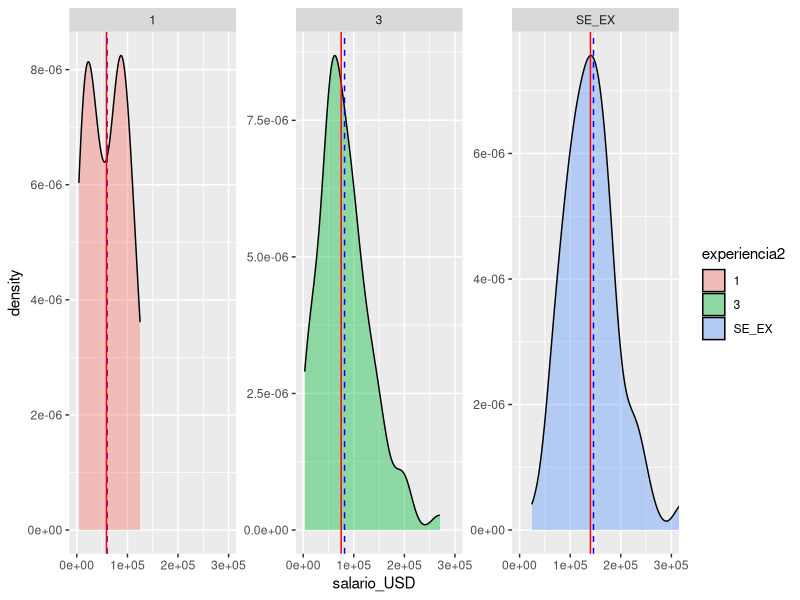

Write R code to recreate this figure.
# = = = = = = = = = = = = = = = = = = = = = =  
# EXERCÍCIO 02: Análise de dados: dados_salarios.csv
# Autor: Guilherme Ricci Machado Villela
# = = = = = = = = = = = = = = = = = = = = = =

library(dplyr)
library(ggplot2)

# 1. RETIRANDO A AMOSTRA
base = read.csv2("dados_salarios.csv", stringsAsFactors = TRUE)

set.seed(15032006)
base2 = base[sample(nrow(base), 220),]

# 2. salario_USD - MEDIA MEDIANA E PERCENTIL 
media <- mean(base2$salario_USD, na.rm = TRUE)
mediana <- median(base2$salario_USD, na.rm = TRUE)

percentis <- quantile(
  base2$salario_USD,
  probs = c(0.05, 0.25, 0.75, 0.95),
  na.rm = TRUE
)

minimo <- min(base2$salario_USD, na.rm = TRUE)
maximo <- max(base2$salario_USD, na.rm = TRUE)

# Criando a tabela resultado de forma organizada
resultado <- list(
  media = media,
  mediana = mediana,
  p5 = percentis[1],
  p25 = percentis[2],
  p75 = percentis[3],
  p95 = percentis[4],
  minimo = minimo,
  maximo = maximo
)

resultado

# 3. Selario_USD para as categorias (2020,2021,2022)
resumo_ano <- base2 |>
  group_by(ano) |>
  summarise(
    media = mean(salario_USD, na.rm = TRUE),
    mediana = median(salario_USD, na.rm = TRUE),
    .groups = "drop"
  )

resumo_ano

# 4. juntar SE + EX
resumo_exp <- base2 |>
  mutate(
    experiencia = ifelse(experiencia %in% c("SE", "EX"), "SE_EX", experiencia)
  ) |>
  group_by(experiencia) |>
  summarise(
    media = mean(salario_USD, na.rm = TRUE),
    mediana = median(salario_USD, na.rm = TRUE),
    .groups = "drop"
  )

resumo_exp

# 5. Gráfico de densidade da variável salario_USD
# Criar nova variável juntando SE + EX
base_plot <- base2 |>
  mutate(
    experiencia2 = ifelse(experiencia %in% c("SE", "EX"), "SE_EX", experiencia)
  )

# Calcular média e mediana por grupo
estatisticas <- base_plot |>
  group_by(experiencia2) |>
  summarise(
    media = mean(salario_USD, na.rm = TRUE),
    mediana = median(salario_USD, na.rm = TRUE),
    .groups = "drop"
  )

# Gráfico de densidade
ggplot(base_plot, aes(x = salario_USD, fill = experiencia2)) +
  geom_density(alpha = 0.4) +
  facet_wrap(~experiencia2, scales = "free") +
  geom_vline(
    data = estatisticas,
    aes(xintercept = media),
    color = "blue",
    linetype = "dashed"
  ) +
  geom_vline(
    data = estatisticas,
    aes(xintercept = mediana),
    color = "red"
  ) +
  coord_cartesian(xlim = c(0, 300000)) + coord_cartesian(xlim = c(0, 300000))

# *** ADENDO *** 
# Utilizei limiar do eixo X para melhorar a visualização do gráfico pois existem valores muito
# altos, caso eu utiliza-se a função "geom_destiny()" achataria o gráfico, tornando
# inviável. 

# ==============================================================================
# valores claros do eixo X: 0   250000   500000   750000   1250000
# ==============================================================================
  theme_minimal()
